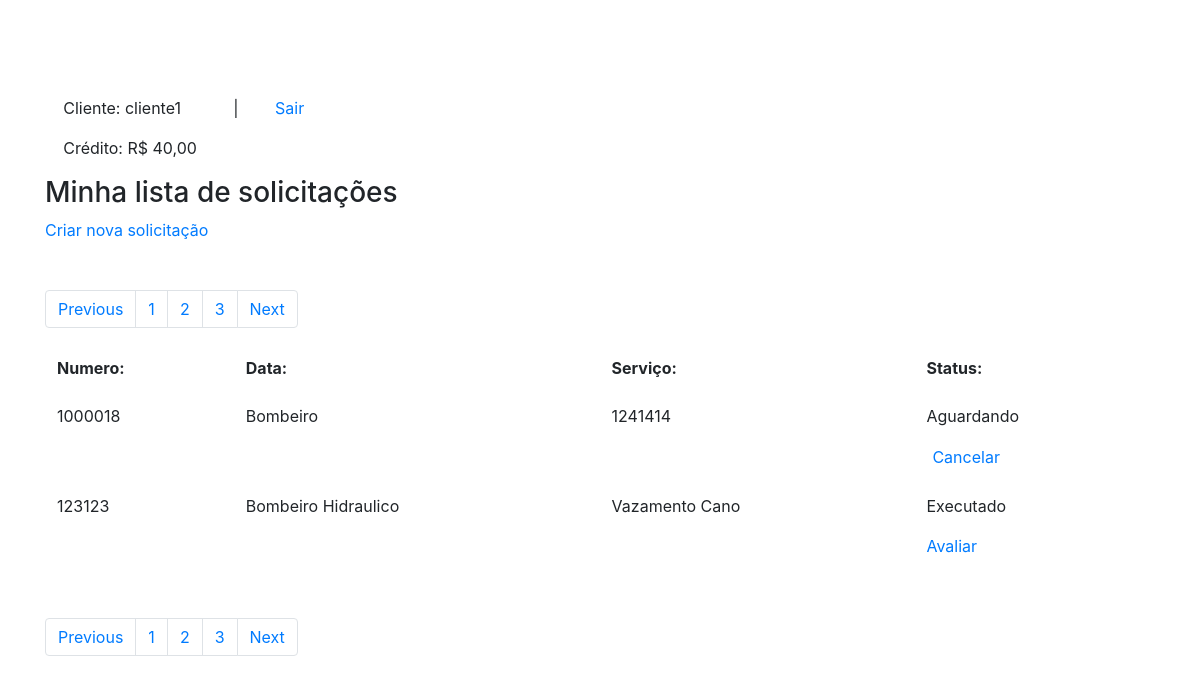
The page /listasolicitacao.php (signed in) on the database as committed earlier.
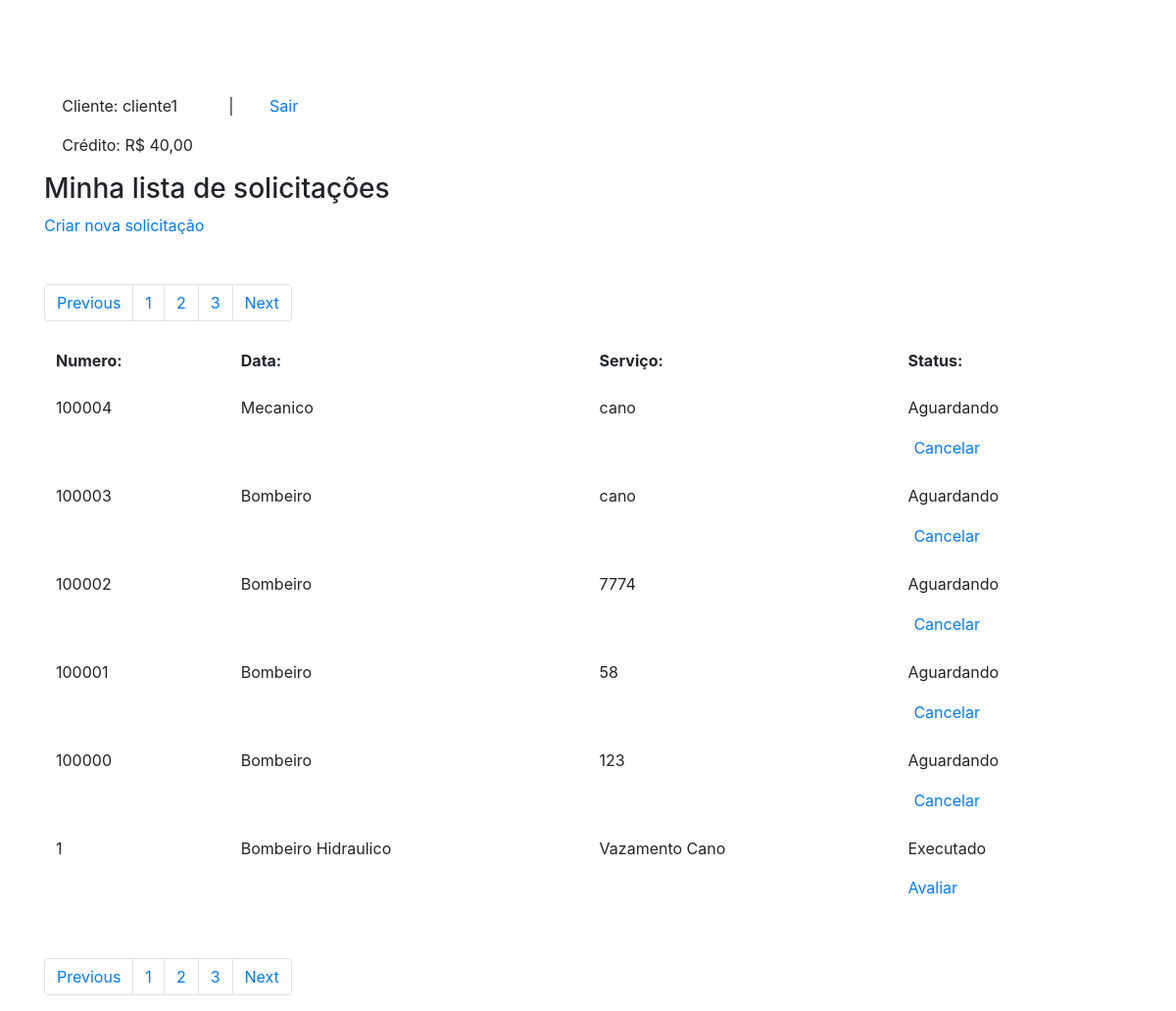
The same page on the database as committed later.
### tables this page shows
CREATE TABLE `servicos` (
  `numero_id` int(7) NOT NULL,
  `nome_servico` varchar(220) NOT NULL,
  `descricao_servico` varchar(220) NOT NULL,
  `preco_servico` varchar(220) NOT NULL,
  `status_servico` varchar(30) NOT NULL
);

### listasolicitacao.php (the view, shortened to what this page needs)
<?php
include_once ('conexao.php');
?>
<!DOCTYPE html>
<html>
    <head>
        <link rel="stylesheet" href="https://stackpath.bootstrapcdn.com/bootstrap/4.1.3/css/bootstrap.min.css">
    </head>
    <body>
        <div class="container mt-5 pt-5">
            <div class="w-25 d-flex justify-content-around">
                <div>
                    <p>Cliente: <?php echo $_SESSION['nome'];?></p>
                    <p>Crédito: R$ <?php echo $_SESSION['credito'];?>,00</p>
                </div>
                <span>|</span>
                <a href="logout.php">Sair</a>
            </div>
            <div class="form-group">
                <table class="table table-borderless">
                    <thead>
                        <h3>Minha lista de solicitações</h3>
                        <a href="solicitacaoservico.php">Criar nova solicitação</a>
                    </thead>
                    <div class="mt-5">
                        <nav aria-label="Page navigation example">
                            <ul class="pagination">
                                <li class="page-item"><a class="page-link" href="#">Previous</a></li>
                                <li class="page-item"><a class="page-link" href="#">1</a></li>
                                <li class="page-item"><a class="page-link" href="#">2</a></li>
                                <li class="page-item"><a class="page-link" href="#">3</a></li>
                                <li class="page-item"><a class="page-link" href="#">Next</a></li>
                            </ul>
                        </nav>
                    </div>
                    <tbody>
                        <tr>
                            <th>Numero:</th>
                            <th>Data:</th>
                            <th>Serviço:</th>
                            <th>Status:</th>
                        </tr>
                        <?php
                        $query_servico = "  SELECT numero_id, nome_servico, descricao_servico, preco_servico, status_servico
                                            FROM servicos
                                            ORDER BY numero_id DESC";
                        $result_servico = $conn->prepare($query_servico);
                        $result_servico->execute();
                        while($row_servico = $result_servico->fetch(PDO::FETCH_ASSOC)){
                            extract($row_servico);
                        ?>
                        <tr>
                            <td><?php echo "$numero_id"; ?></td>
                            <td><?php echo "$nome_servico"?></td>
                            <td><?php echo "$descricao_servico"?></td>
                            <td>
                                <div class="d-block">
                                    <?php
                                    if($status_servico == "1"){
                                       echo " <p href='#'>
                                       Aguardando</p>";
                                    }elseif($status_servico == "2"){
                                        echo " <p href='#'>
                                       Executado</p>";
                                    }
                                    ?>
                                    <?php
                                    if($status_servico == "1"){
                                       echo "
                                       <form method='post' action='excluir_servico.php'>
                                       <input type='hidden' name='id' value='$numero_id'>
                                       <button type='submit' style='border:none; color: #007bff;
                                       text-decoration: none;
                                       background-color: transparent;'>Cancelar</button>
                                       </form>";
                                    }elseif($status_servico == "2"){
                                        echo " <a href='avaliacao.php'>
                                       Avaliar</a>";
                                    }
                                    ?>
                                </div>
                            </td>
                        </tr>
                        <?php } ?>
                    </tbody>
                </table>
                <div class="mt-5">
                    <nav aria-label="Page navigation example">
                        <ul class="pagination">
                            <li class="page-item"><a class="page-link" href="#">Previous</a></li>
                            <li class="page-item"><a class="page-link" href="#">1</a></li>
                            <li class="page-item"><a class="page-link" href="#">2</a></li>
                            <li class="page-item"><a class="page-link" href="#">3</a></li>
                            <li class="page-item"><a class="page-link" href="#">Next</a></li>
                        </ul>
                    </nav>
                </div>
            </div>
        </div>
    </body>
</html>

Rows that differ between the two databases and show on the page:
removed servicos: numero_id "1000018", nome_servico "Bombeiro", descricao_servico "1241414", status_servico "Aguardando"
removed servicos: numero_id "123123", nome_servico "Bombeiro Hidraulico", descricao_servico "Vazamento Cano", status_servico "Executado"
added servicos: numero_id "100004", nome_servico "Mecanico", descricao_servico "cano", status_servico "Aguardando"
added servicos: numero_id "100003", nome_servico "Bombeiro", descricao_servico "cano", status_servico "Aguardando"
added servicos: numero_id "100002", nome_servico "Bombeiro", descricao_servico "7774", status_servico "Aguardando"
added servicos: numero_id "100001", nome_servico "Bombeiro", descricao_servico "58", status_servico "Aguardando"
added servicos: numero_id "100000", nome_servico "Bombeiro", descricao_servico "123", status_servico "Aguardando"
added servicos: numero_id "1", nome_servico "Bombeiro Hidraulico", descricao_servico "Vazamento Cano", status_servico "Executado"
